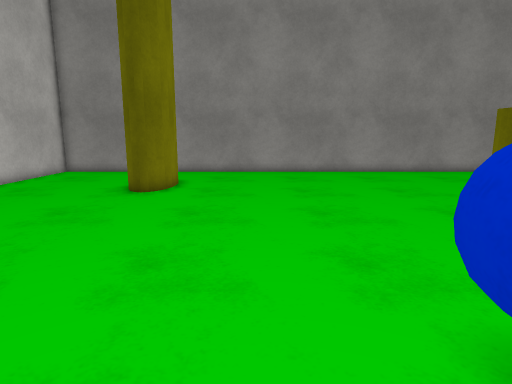
view 1 (above)

17 first-person views from a walk through a Unity game level. The camera is 1.2 m above the floor, tilts 10° down and sees 75° across. The floor is counted in squares, 0.5 m on a side. Each view is taken from the middle of a square. On the plan, view 1 faces up. The plan holds only what a view shows up to about 20 squares ahead; the rest is blank. Surface patterns are stand-ins for the level's own textures.

view 2
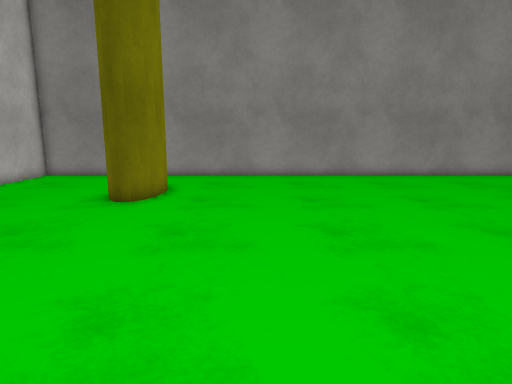

view 3
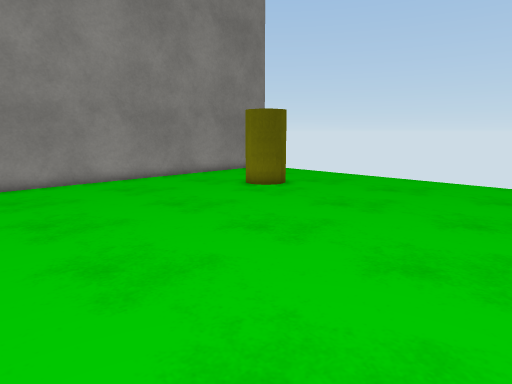

view 4
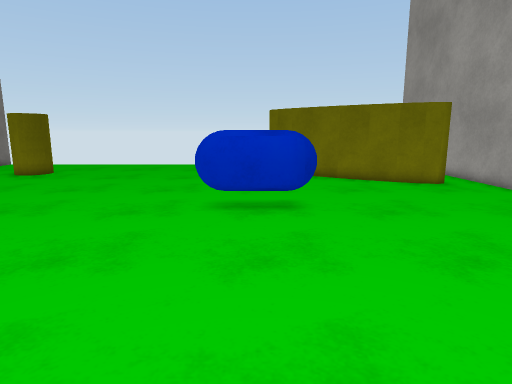

view 5
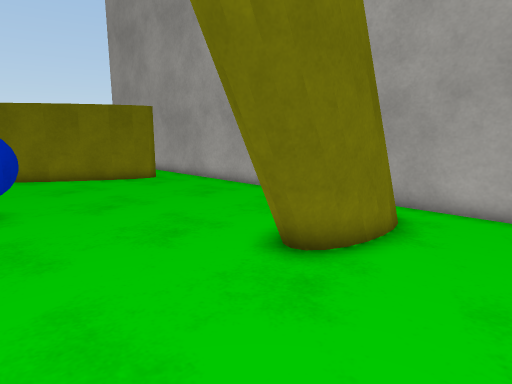

view 6
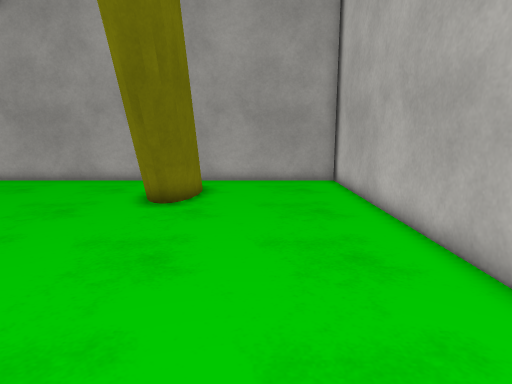

view 7
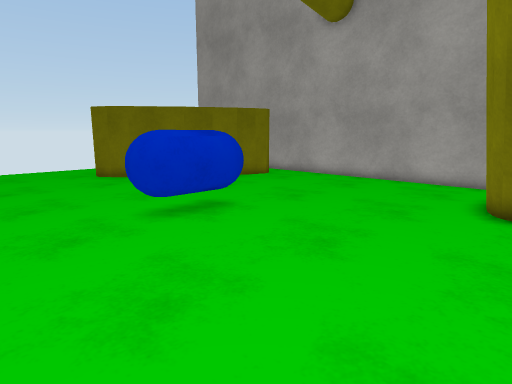

view 8
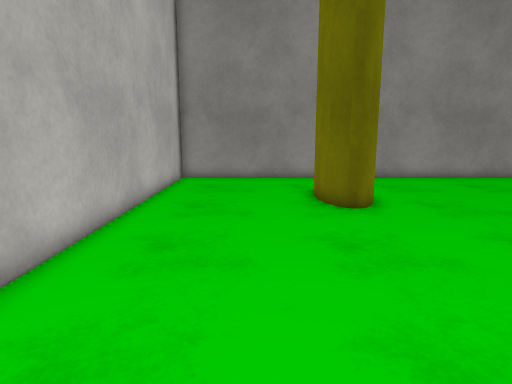

view 9
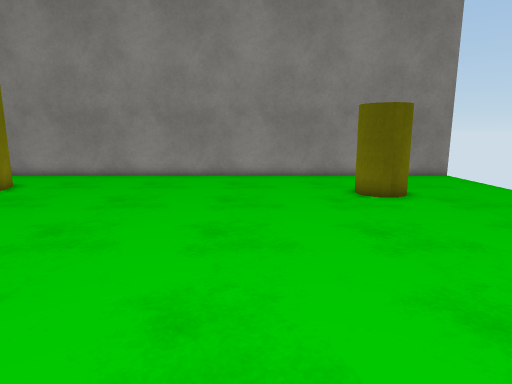

view 10
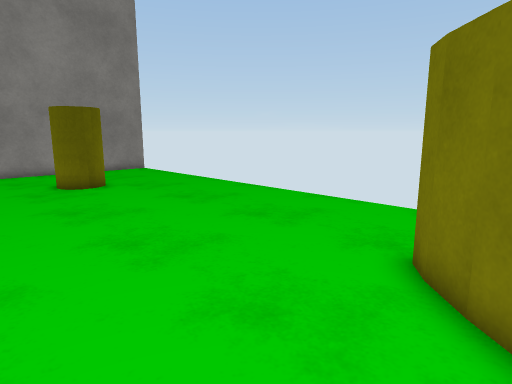

view 11
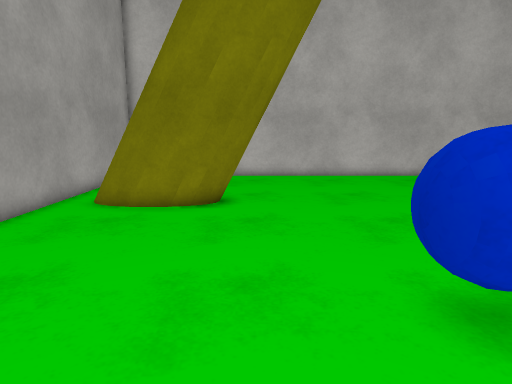

view 12
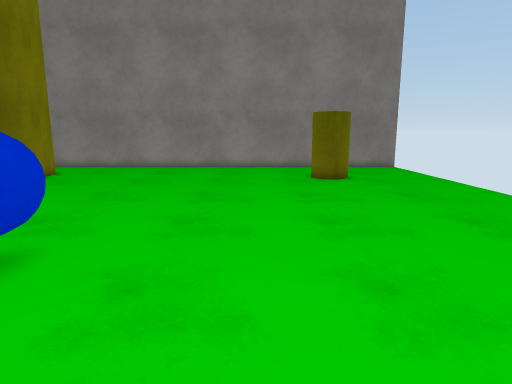

view 13
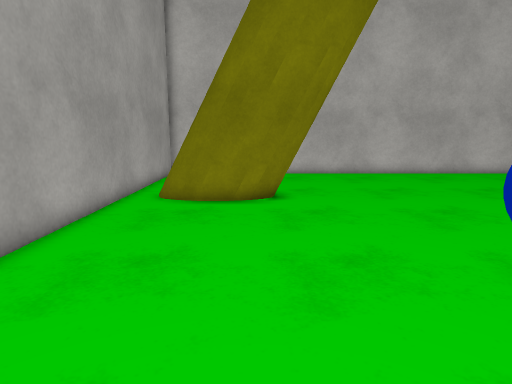

view 14
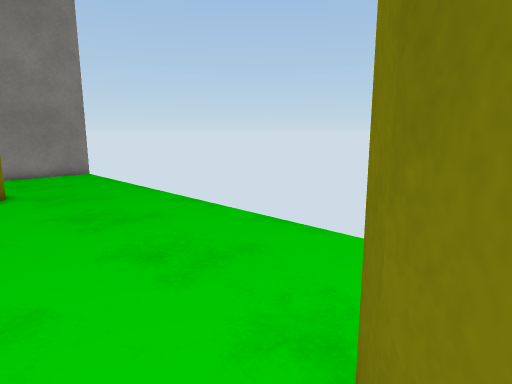

view 15
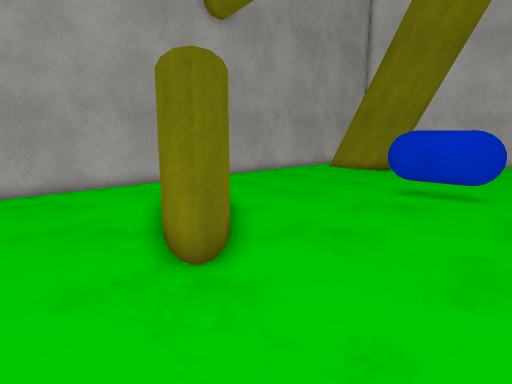

view 16
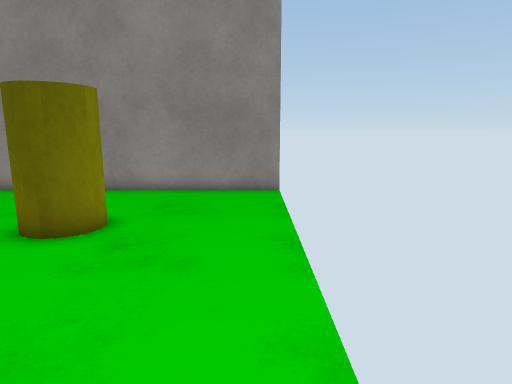

view 17
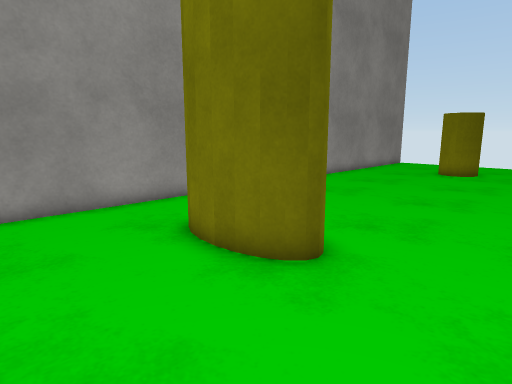

### Floor plan
Points are (right, up) in squares from view 1. A wall is a line through its corners. A room is listed if a view was taken in it or the views show most of it. See-through windows are left out.
Room 1 (views 1, 2, 3, 4, 5, 6, 7, 8, 9, 10, 11, 12, 13, 14, 15, 16, 17)
walls: (-3.9, 14.4) (-4.3, 13.7) (-4.9, 13.5) (-5.3, 13.9) (-5.6, 14.4); (-5.5, 14.3) (-5.7, 14.9) (-5.7, 15.6); (-3.8, 16.1) (-3.7, 15.2) (-4, 14.1) (-4.4, 13.6); (-4.6, -1.6) (-4, -2.3) (-3.7, -3.9); (-5, -1.7) (-4.8, -1.6) (-4.3, -1.8) (-3.8, -2.9) (-3.7, -5.4); (-5.7, 15.4) (-5.7, 16.2); (-3.9, 16.8) (-3.7, 15.8) (-3.8, 14.9); (-5.1, -2.2) (-4.6, -2) (-3.8, -2.9); (-5.7, 16.1) (-5.5, 16.7); (-4.2, 17.2) (-3.9, 16.6); (11.7, -0.2) (12.6, 0.7); (9.8, -2.4) (11.9, 0); (12.5, 0.6) (13.3, 1.1) (13.6, 1.1); (-5.6, 16.7) (-5.3, 17.2); (-5.6, -2.9) (-5.1, -1.8); (-3.7, -4.4) (-4.1, -5.9) (-4.6, -6.5); (-5.7, -3.4) (-5.3, -2.5); (-3.8, -5.1) (-4.3, -6.3); (8.4, -5) (9.9, -2.3); (-4, -5.6) (-4.5, -6.2); (8, -6.1) (8.5, -4.9); (-5.8, -5.3) (-5.6, -2.8) (-5, -2.1) (-4.2, -2.3) (-3.7, -3.6) (-3.8, -6.2) (-4.6, -7); (-5.4, -6.2) (-5.8, -4.5); (-5.6, -6.1) (-5.8, -4) (-5.5, -2.3) (-4.9, -1.6); (8, -7.1) (7.8, -6.7) (8, -5.9); (-12.1, 21.5) (-12.1, -9.5); (-12.1, -9.1) (9.6, -9.1); (18.1, 21.1) (-12, 21.1)
low walls: (-4.8, -2.5) (-4.3, -2.7) (-3.8, -4); (-5.1, -2.4) (-4.9, -2.4) (-4.5, -2.5) (-4, -3.1); (-5.1, -2.6) (-4.6, -2.4); (-5.1, -2.9) (-4.6, -2.7) (-3.9, -3.5) (-3.7, -4.7); (-5.5, -3) (-5, -2.3); (-5.6, -4.1) (-5.3, -3.3); (-3.7, -5.2) (-4.1, -6.7); (-5.8, -4) (-5.3, -2.9); (-5.8, -4.7) (-5.5, -3.3) (-5, -2.7) (-4.3, -3); (-3.9, -5.9) (-4.3, -6.7); (-3.8, -6.3) (-4.2, -7.2); (-4.1, -6.9) (-4.5, -7.4); (-5.5, -6.5) (-5.7, -5.7)
ways out: opening at (9, -8); opening at (16, 2)
objects: other object (2, 0) to (4, 4); other object (11, 14) to (13, 16)

Where each view was taken, in squares from view 1:
view 1: 0 up, 0 right, facing up
view 2: 2 up, 0 right, facing up
view 3: 4 up, 0 right, facing up-right
view 4: 2 up, 8 left, facing right
view 5: 2 up, 9 left, facing down-right
view 6: 8 up, 8 left, facing down
view 7: 8 up, 6 left, facing down-right
view 8: 3 up, 8 left, facing up
view 9: 2 up, 7 right, facing up
view 10: 1 down, 7 right, facing up-right
view 11: 2 down, 7 right, facing left
view 12: 3 down, 8 right, facing up
view 13: 4 down, 8 right, facing left
view 14: 0 up, 11 right, facing up-right
view 15: 6 up, 17 right, facing down-left
view 16: 7 up, 17 right, facing up
view 17: 10 up, 10 left, facing up-right
